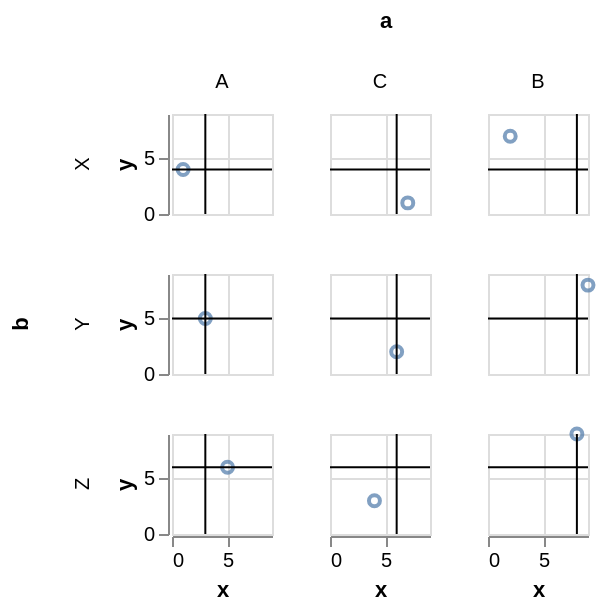

Specify this chart in Vega-Lite:
### Vega-Lite specification from a JSON file in a GitHub repository (floating-point values rounded to 4 significant figures)
{"$schema": "https://vega.github.io/schema/vega-lite/v4.json", "data": {"values": [{"a": "A", "b": "X", "x": 1, "y": 4}, {"a": "A", "b": "Y", "x": 3, "y": 5}, {"a": "A", "b": "Z", "x": 5, "y": 6}, {"a": "B", "b": "X", "x": 2, "y": 7}, {"a": "B", "b": "Y", "x": 9, "y": 8}, {"a": "B", "b": "Z", "x": 8, "y": 9}, {"a": "C", "b": "X", "x": 7, "y": 1}, {"a": "C", "b": "Y", "x": 6, "y": 2}, {"a": "C", "b": "Z", "x": 4, "y": 3}]}, "transform": [{"joinaggregate": [{"op": "median", "field": "x", "as": "median_x_by_a"}], "groupby": ["a"]}, {"joinaggregate": [{"op": "median", "field": "y", "as": "median_y_by_b"}], "groupby": ["b"]}], "facet": {"column": {"field": "a", "type": "nominal", "sort": {"op": "median", "field": "x"}}, "row": {"field": "b", "type": "nominal", "sort": {"op": "median", "field": "y"}}}, "spec": {"width": 50, "height": 50, "layer": [{"mark": "point", "encoding": {"x": {"field": "x", "type": "quantitative", "title": "x"}, "y": {"field": "y", "type": "quantitative", "title": "y"}}}, {"mark": "rule", "encoding": {"x": {"aggregate": "median", "field": "median_x_by_a", "type": "quantitative"}}}, {"mark": "rule", "encoding": {"y": {"aggregate": "median", "field": "median_y_by_b", "type": "quantitative"}}}]}}
